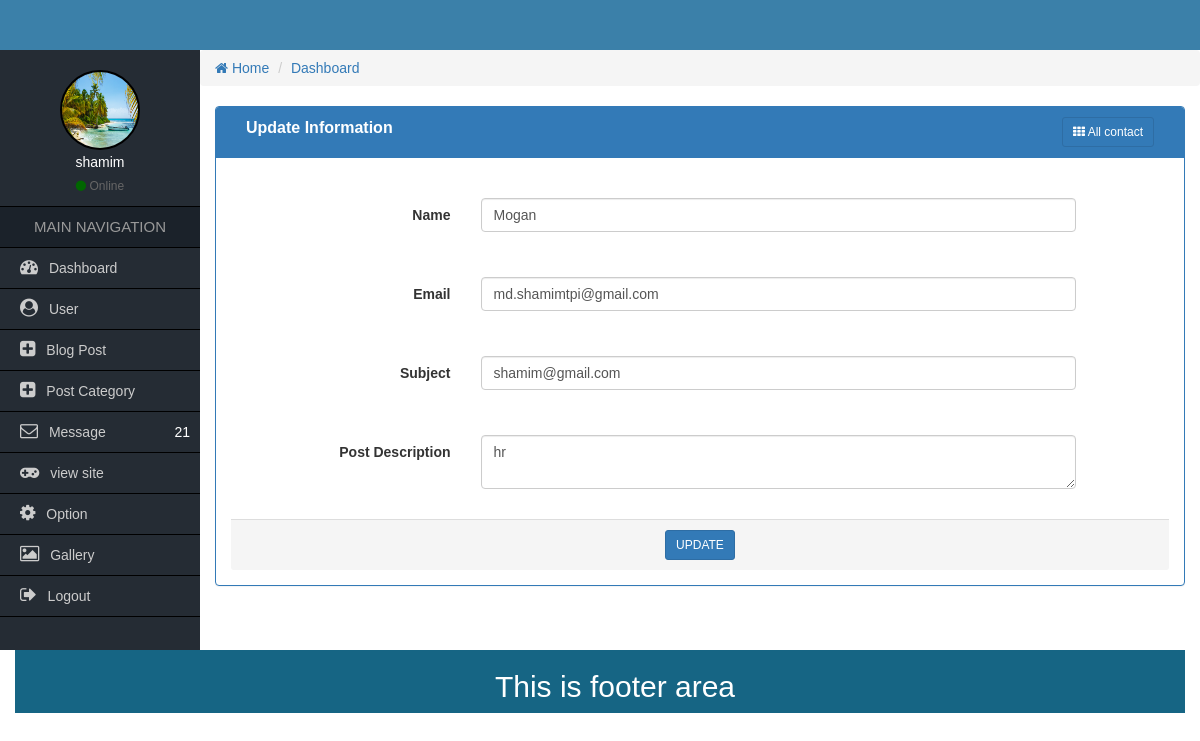
/Admin/edit-contact.php?contact=112 (signed in), run on the app's committed database.
### tables this page shows
CREATE TABLE `contact` (
  `contact_id` int(11) NOT NULL,
  `contact_name` varchar(50) NOT NULL,
  `contact_email` varchar(50) NOT NULL,
  `contact_subject` varchar(50) NOT NULL,
  `contact_message` longtext NOT NULL
);

### Admin/edit-contact.php (the view, shortened to what this page needs)
<?php
  $id=$_GET['contact'];
  require_once('function/functions.php');
	$sql = "SELECT contact_name,contact_email,contact_subject,contact_message FROM  contact WHERE contact_id='$id'";
	$result = mysqli_query($conn, $sql);
	 $row = mysqli_fetch_assoc($result);
?>                <div class="col-md-12">
                	<form class="form-horizontal" action="" method="post" enctype="multipart/form-data">
                	<div class="panel panel-primary">
                        <div class="panel-heading">
                            <div class="col-md-9 heading_title">
                                Update Information
                             </div>
                             <div class="col-md-3 text-right">
                             	<a href="contact.php" class="btn btn-sm btn btn-primary"><i class="fa fa-th"></i> All contact</a>
                            </div>
                            <div class="clearfix"></div>
                        </div>
                      <div class="panel-body">
            <div class="panel-body">
              <div class="form-group">
                <label for="" class="col-sm-3 control-label">Name</label>
                <div class="col-sm-8">
                  <input type="text" name="name" class="form-control" value="<?php echo $row['contact_name']?>">
                </div>
              </div>
            </div>
               <div class="panel-body">
              <div class="form-group">
                <label for="" class="col-sm-3 control-label">Email</label>
                <div class="col-sm-8">
                  <input type="email" name="email" class="form-control" value="<?php echo $row['contact_email']?>">
                </div>
              </div>
            </div>
                 <div class="panel-body">
              <div class="form-group">
                <label for="" class="col-sm-3 control-label">Subject</label>
                <div class="col-sm-8">
                  <input type="text" name="subject" class="form-control" value="<?php echo $row['contact_subject']?>">
                </div>
              </div>
            </div>
            <div class="panel-body">
                <div class="form-group">
                  <label for="" class="col-sm-3 control-label">Post Description</label>
                  <div class="col-sm-8">
                        <textarea id="editor1" class="form-control" name="message" placeholder="Add Body" ><?php echo $row['contact_message']?></textarea>
                </div>
                </div>
             </div>
                 <div class="panel-footer text-center">
                    <button class="btn btn-sm btn-primary" name="update">UPDATE</button>
                   </div>
                    </div>
                    </form>
                </div>
            </div>
         </div>
    </div>

### Admin/css/style.css (style rules this page uses)
* { margin:0px; padding:0px; outline:0px; }
a { text-decoration:none; }
body { font-family:Verdana, Geneva, sans-serif; }
.heading_title { font-size:16px; font-weight:bold; }

### data on the page
contact: name "Mogan", email "md.shamimtpi@gmail.com", subject "shamim@gmail.com", message "hr"

### other printed values
$_SESSION['username'] "shamim"
$rowcount "21"
